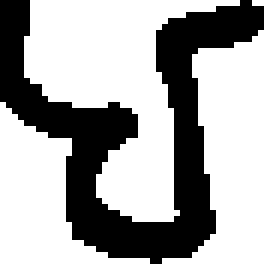
#> input picture Daisy/test.bmp, 44 x 44 px (shown 6 times larger); the run also reads 1 picture not shown here
$ python images.py
#> lines starting #> are read from the running program, lines starting #| are printed output that depends on the picture; after the words box and inside, x2 and y2 are one past the last pixel; in counts of white or black regions, pixels touching at a corner belong together
import numpy as numpy
import cv2

img = cv2.imread('test.bmp',0)
#> img: shape (44, 44); 65.5% white; 1 black region, box (x1, y1, x2, y2) and area: (0, 0, 44, 44) 667
res = cv2.resize(img,(48,48))
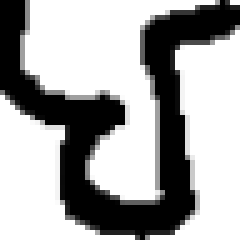
#> res: shape (48, 48) (shown 5 times larger); min 0, max 255, mean 167.2
cv2.imwrite('resized.png',res)

from PIL import Image

file_in = "resized.png"
img = Image.open(file_in)
img.save('resized.bmp')


iname = 'comp0002.bmp'
oname = 'test.bmp'

img = Image.open(iname)
#> img is the input picture: PIL image 44x44 RGB; 65.5% white; 1 black region, box (x1, y1, x2, y2) and area: (0, 0, 44, 44) 667
newimg = img.convert(mode='P',colors=8)
newimg.save('test.bmp')
